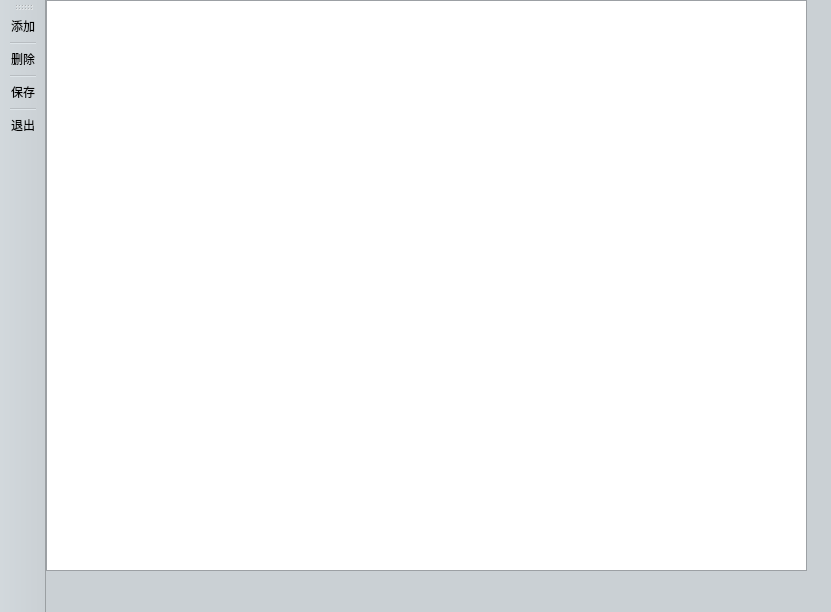
<?xml version="1.0" encoding="UTF-8"?>
<ui version="4.0">
 <class>infoWin</class>
 <widget class="QMainWindow" name="infoWin">
  <property name="windowModality">
   <enum>Qt::NonModal</enum>
  </property>
  <property name="geometry">
   <rect>
    <x>0</x>
    <y>0</y>
    <width>831</width>
    <height>612</height>
   </rect>
  </property>
  <property name="palette">
   <palette>
    <active>
     <colorrole role="Base">
      <brush brushstyle="SolidPattern">
       <color alpha="255">
        <red>255</red>
        <green>255</green>
        <blue>255</blue>
       </color>
      </brush>
     </colorrole>
     <colorrole role="Window">
      <brush brushstyle="SolidPattern">
       <color alpha="255">
        <red>202</red>
        <green>208</green>
        <blue>212</blue>
       </color>
      </brush>
     </colorrole>
    </active>
    <inactive>
     <colorrole role="Base">
      <brush brushstyle="SolidPattern">
       <color alpha="255">
        <red>255</red>
        <green>255</green>
        <blue>255</blue>
       </color>
      </brush>
     </colorrole>
     <colorrole role="Window">
      <brush brushstyle="SolidPattern">
       <color alpha="255">
        <red>202</red>
        <green>208</green>
        <blue>212</blue>
       </color>
      </brush>
     </colorrole>
    </inactive>
    <disabled>
     <colorrole role="Base">
      <brush brushstyle="SolidPattern">
       <color alpha="255">
        <red>202</red>
        <green>208</green>
        <blue>212</blue>
       </color>
      </brush>
     </colorrole>
     <colorrole role="Window">
      <brush brushstyle="SolidPattern">
       <color alpha="255">
        <red>202</red>
        <green>208</green>
        <blue>212</blue>
       </color>
      </brush>
     </colorrole>
    </disabled>
   </palette>
  </property>
  <property name="windowTitle">
   <string>MainWindow</string>
  </property>
  <property name="windowIcon">
   <iconset>
    <normaloff>ico/configure.png</normaloff>ico/configure.png</iconset>
  </property>
  <widget class="QWidget" name="centralwidget">
   <widget class="QWidget" name="gridLayoutWidget">
    <property name="geometry">
     <rect>
      <x>0</x>
      <y>0</y>
      <width>761</width>
      <height>571</height>
     </rect>
    </property>
    <layout class="QGridLayout" name="gridLayout">
     <item row="0" column="0">
      <widget class="QTableView" name="tbv"/>
     </item>
    </layout>
   </widget>
  </widget>
  <widget class="QToolBar" name="toolBar">
   <property name="mouseTracking">
    <bool>false</bool>
   </property>
   <property name="tabletTracking">
    <bool>false</bool>
   </property>
   <property name="contextMenuPolicy">
    <enum>Qt::CustomContextMenu</enum>
   </property>
   <property name="windowTitle">
    <string>toolBar</string>
   </property>
   <property name="autoFillBackground">
    <bool>true</bool>
   </property>
   <property name="orientation">
    <enum>Qt::Vertical</enum>
   </property>
   <property name="iconSize">
    <size>
     <width>40</width>
     <height>90</height>
    </size>
   </property>
   <property name="toolButtonStyle">
    <enum>Qt::ToolButtonTextUnderIcon</enum>
   </property>
   <attribute name="toolBarArea">
    <enum>LeftToolBarArea</enum>
   </attribute>
   <attribute name="toolBarBreak">
    <bool>false</bool>
   </attribute>
   <addaction name="tool_a"/>
   <addaction name="separator"/>
   <addaction name="tool_d"/>
   <addaction name="separator"/>
   <addaction name="tool_s"/>
   <addaction name="separator"/>
   <addaction name="tool_c"/>
  </widget>
  <action name="tool_a">
   <property name="icon">
    <iconset>
     <normaloff>ico/add1.png</normaloff>
     <normalon>ico/add.png</normalon>ico/add1.png</iconset>
   </property>
   <property name="text">
    <string>添加</string>
   </property>
   <property name="toolTip">
    <string>添加数据</string>
   </property>
  </action>
  <action name="tool_d">
   <property name="icon">
    <iconset>
     <normaloff>ico/del1.png</normaloff>
     <normalon>ico/remove-ticket.png</normalon>ico/del1.png</iconset>
   </property>
   <property name="text">
    <string>删除</string>
   </property>
   <property name="toolTip">
    <string>删除数据</string>
   </property>
  </action>
  <action name="tool_s">
   <property name="icon">
    <iconset>
     <normaloff>ico/28-缴费结果-蓝.png</normaloff>ico/28-缴费结果-蓝.png</iconset>
   </property>
   <property name="text">
    <string>保存</string>
   </property>
   <property name="toolTip">
    <string>保存修改</string>
   </property>
  </action>
  <action name="tool_c">
   <property name="icon">
    <iconset>
     <normaloff>ico/ico退出系统.png</normaloff>ico/ico退出系统.png</iconset>
   </property>
   <property name="text">
    <string>退出</string>
   </property>
   <property name="toolTip">
    <string>退出窗口</string>
   </property>
  </action>
 </widget>
 <resources/>
 <connections/>
</ui>
